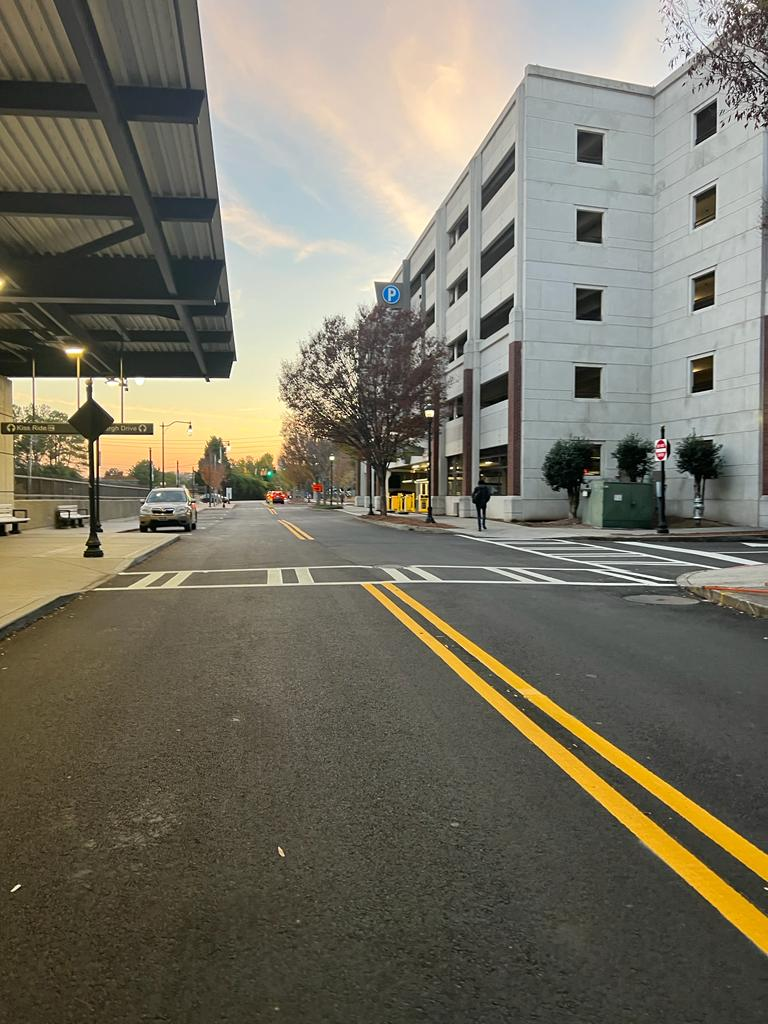
#> input picture assignment2/sample.jpeg, 768 x 1024 px
$ jupyter execute --allow-errors CV_HW_2.ipynb
#> lines starting #> are read from the running program, lines starting #| are printed output that depends on the picture; after the words box and inside, x2 and y2 are one past the last pixel; in counts of white or black regions, pixels touching at a corner belong together
#> further down, frame is the input picture: shape (1024, 768, 3); mean B, G, R 100.6, 115.1, 118.8
[cell 1]
import numpy as np
from scipy import ndimage
import cv2
from PIL import Image
import matplotlib.pyplot as plt
from matplotlib.pyplot import figure

[cell 2]
def gaussian_kernel(size, sigma=10):
    size = int(size) // 2
    x, y = np.mgrid[-size:size+1, -size:size+1]
    normal = 1 / (2.0 * np.pi * sigma**2)
    g =  np.exp(-((x**2 + y**2) / (2.0*sigma**2))) * normal
    return g

[cell 3]
def sobel_filters(img):
    Kx = np.array([[-1, 0, 1], [-2, 0, 2], [-1, 0, 1]], np.float32)
    Ky = np.array([[1, 2, 1], [0, 0, 0], [-1, -2, -1]], np.float32)

    Ix = ndimage.filters.convolve(img, Kx)
    Iy = ndimage.filters.convolve(img, Ky)

    G = np.hypot(Ix, Iy)
    G = G / G.max() * 255
    theta = np.arctan2(Iy, Ix)
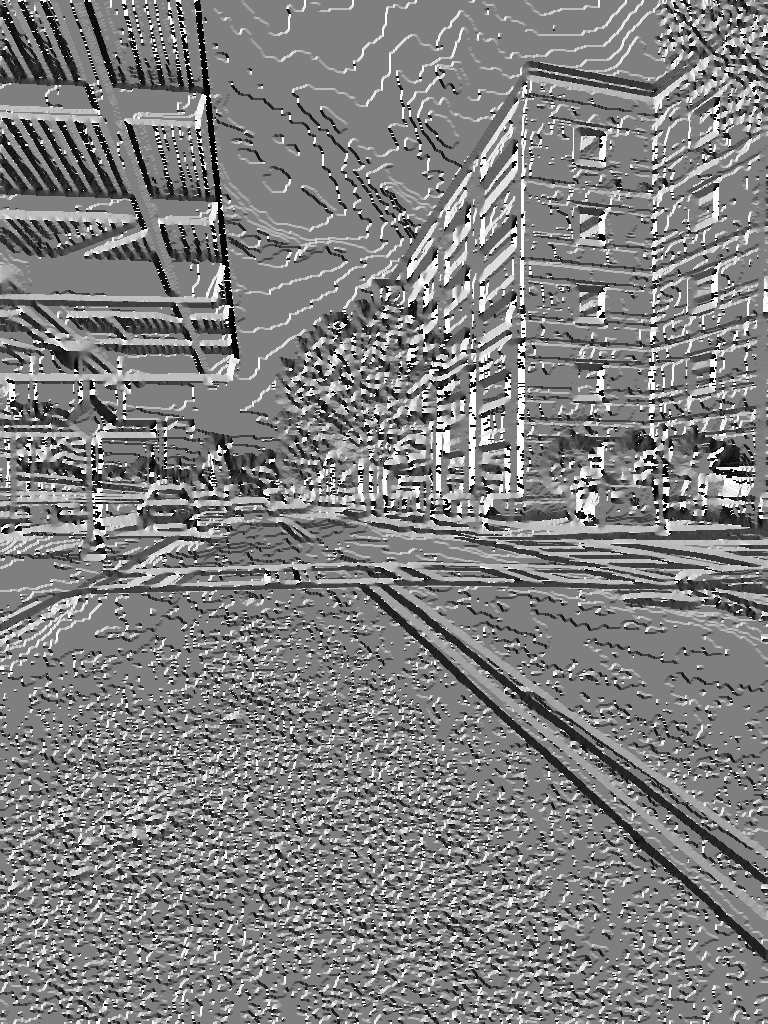
#> theta: shape (1024, 768) float32; min -3.12, max 3.14, mean 0.00527; drawn with min black and max white

    return (G, theta)

[cell 4]
# [6 lines left out: function visualize, not called in this run]

#### Canny Detector

[cell 5]
def Canny_detector(img):
    weak_th = None
    strong_th = None
    # conversion of image to grayscale
    img = cv2.cvtColor(img, cv2.COLOR_BGR2GRAY)

    # Noise reduction step
    g=gaussian_kernel(5,5)

    img= cv2.filter2D(src=img, kernel=g, ddepth=19)

    mag,ang=sobel_filters(img)

    # setting the minimum and maximum thresholds
    # for double thresholding
    mag_max = np.max(mag)
#> mag_max = 255
    if not weak_th:weak_th = mag_max * 0.1
#> weak_th = 25.5
    if not strong_th:strong_th = mag_max * 0.5
#> strong_th = 127.5

    # getting the dimensions of the input image
    height, width = img.shape
#> height = 1024; width = 768

    # Looping through every pixel of the grayscale
    # image
    for i_x in range(width):
        for i_y in range(height):

            grad_ang = ang[i_y, i_x]
            grad_ang = abs(grad_ang-180) if abs(grad_ang)>180 else abs(grad_ang)

            # selecting the neighbours of the target pixel
            # according to the gradient direction
            # In the x axis direction
            if grad_ang<= 22.5:
                neighb_1_x, neighb_1_y = i_x-1, i_y
                neighb_2_x, neighb_2_y = i_x + 1, i_y

            # top right (diagonal-1) direction
            elif grad_ang>22.5 and grad_ang<=(22.5 + 45):
                neighb_1_x, neighb_1_y = i_x-1, i_y-1
                neighb_2_x, neighb_2_y = i_x + 1, i_y + 1

            # In y-axis direction
            elif grad_ang>(22.5 + 45) and grad_ang<=(22.5 + 90):
                neighb_1_x, neighb_1_y = i_x, i_y-1
                neighb_2_x, neighb_2_y = i_x, i_y + 1

            # top left (diagonal-2) direction
            elif grad_ang>(22.5 + 90) and grad_ang<=(22.5 + 135):
                neighb_1_x, neighb_1_y = i_x-1, i_y + 1
                neighb_2_x, neighb_2_y = i_x + 1, i_y-1

            # Now it restarts the cycle
            elif grad_ang>(22.5 + 135) and grad_ang<=(22.5 + 180):
                neighb_1_x, neighb_1_y = i_x-1, i_y
                neighb_2_x, neighb_2_y = i_x + 1, i_y

            # Non-maximum suppression step
            if width>neighb_1_x>= 0 and height>neighb_1_y>= 0:
                if mag[i_y, i_x]<mag[neighb_1_y, neighb_1_x]:
                    mag[i_y, i_x]= 0
                    continue

            if width>neighb_2_x>= 0 and height>neighb_2_y>= 0:
                if mag[i_y, i_x]<mag[neighb_2_y, neighb_2_x]:
                    mag[i_y, i_x]= 0
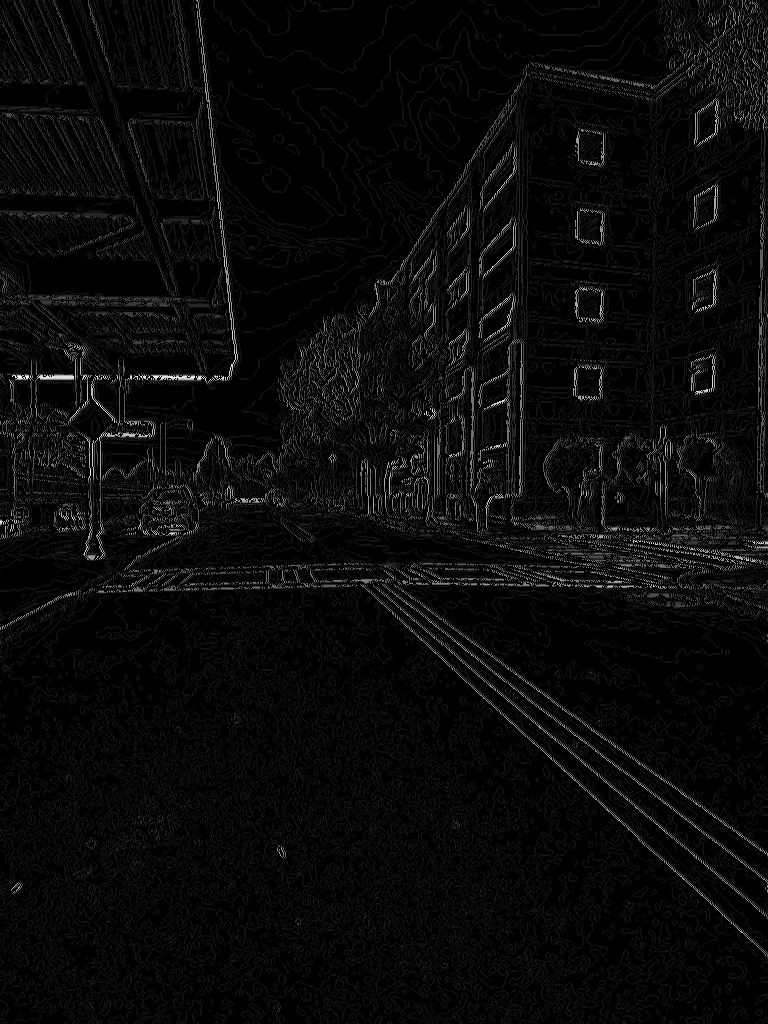
#> mag: shape (1024, 768) float32; min 0, max 255, mean 9.2

    weak_ids = np.zeros_like(img)
    strong_ids = np.zeros_like(img)
    ids = np.zeros_like(img)
    # double thresholding step
    for i_x in range(width):
        for i_y in range(height):

            grad_mag = mag[i_y, i_x]

            if grad_mag<weak_th:
                mag[i_y, i_x]= 0
            elif strong_th>grad_mag>= weak_th:
                ids[i_y, i_x]= 1
            else:
                ids[i_y, i_x]= 2
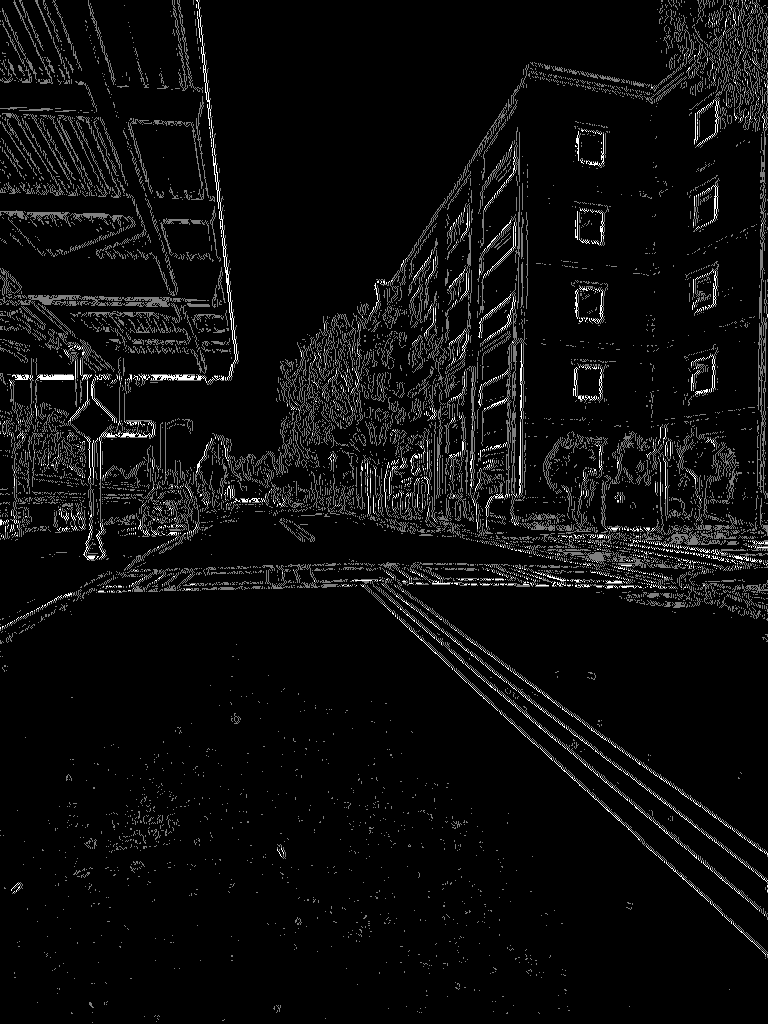
#> ids: shape (1024, 768) int16; min 0, max 2, mean 0.0955; drawn with min black and max white
#> mag: shape (1024, 768) float32; 17.5% of pixels changed, all inside (x1, y1, x2, y2) = (0, 0, 768, 1024)


    # finally returning the magnitude of
    # gradients of edges
    return mag

[cell 6]
frame = cv2.imread('sample.jpeg')
canny_img = Canny_detector(frame)

plt.imshow(cv2.cvtColor(frame, cv2.COLOR_BGR2RGB))

[cell 7]
plt.imshow(canny_img,cmap='gray')

[cell 8]
cv2.imwrite("canny_img.jpeg",canny_img)
#> Out = True

### Harris Edge Detection

[cell 9]
image = frame
operatedImage = cv2.cvtColor(image, cv2.COLOR_BGR2GRAY)
operatedImage = np.float32(operatedImage)
dest = cv2.cornerHarris(operatedImage, 2, 3, 0.07)
dest = cv2.dilate(dest,gaussian_kernel(5,5))
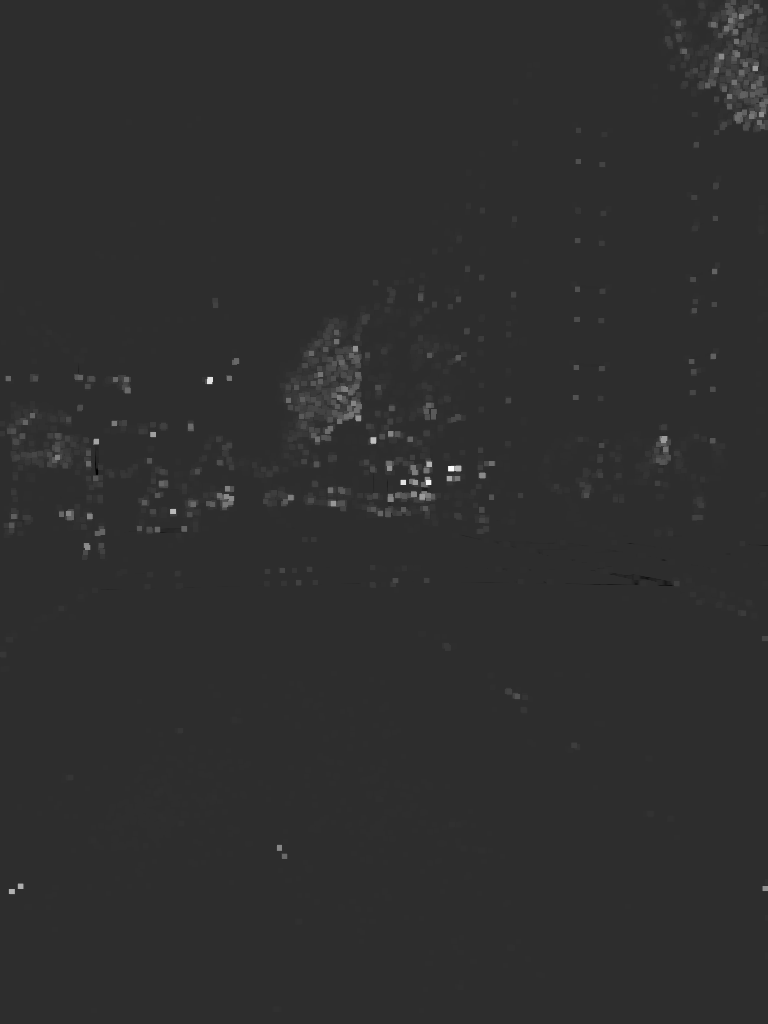
#> dest: shape (1024, 768) float32; min -31587340, max 144004128, mean 741506.4; drawn with min black and max white
image[dest > 0.01 * dest.max()]=[0, 0, 255]
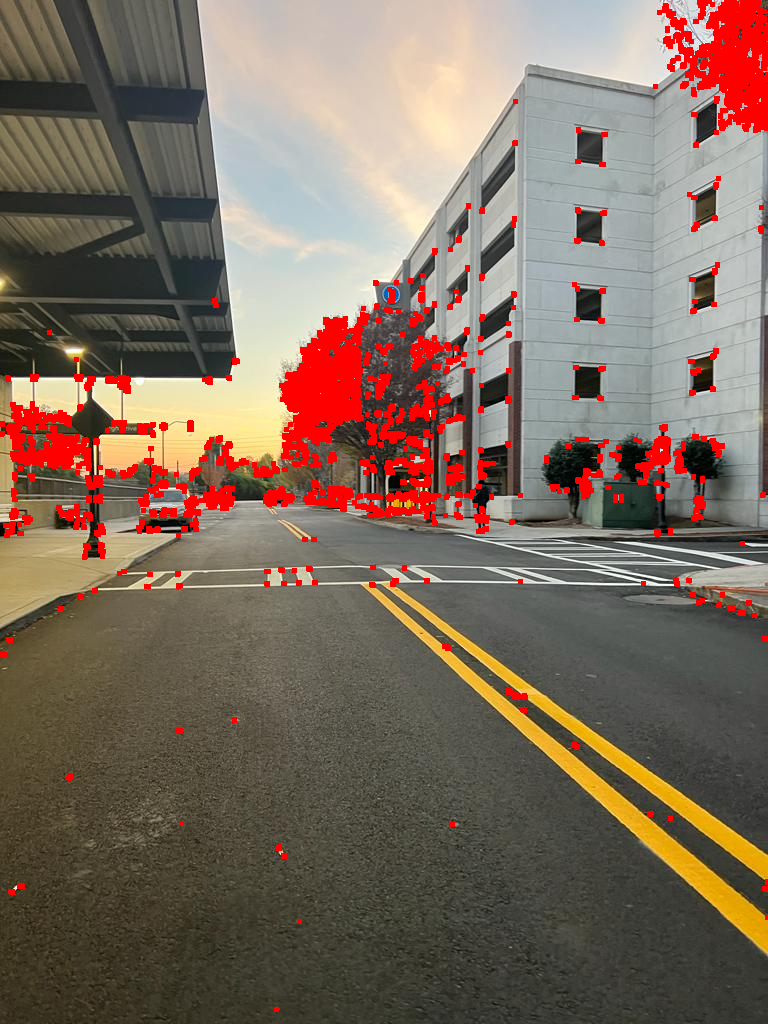
#> image: shape (1024, 768, 3); 5.65% of pixels changed, all inside (x1, y1, x2, y2) = (0, 0, 768, 1012)
plt.imshow(cv2.cvtColor(image, cv2.COLOR_BGR2RGB))
if cv2.waitKey(0) & 0xff == 27:
#> (key Esc is pressed here)
    cv2.destroyAllWindows()
image

[cell 10]
cv2.imwrite("corner_image.jpeg",image)
#> Out = True

[cell 11]
canny_img

[cell 12]
def integral_image(image, *, dtype=None):
    if dtype is None and image.real.dtype.kind == 'f':
        dtype = np.promote_types(image.dtype, np.float64)

    S = image
    for i in range(image.ndim):
        S = S.cumsum(axis=i, dtype=dtype)
    return S


# [36 lines left out: function integrate, not called in this run]

[cell 13]
frame = cv2.imread('sample.jpeg')
frame = cv2.cvtColor(frame, cv2.COLOR_BGR2RGB)
frame= cv2.copyMakeBorder(frame, 50, 50, 50, 50, cv2.BORDER_CONSTANT, (0,0,0))
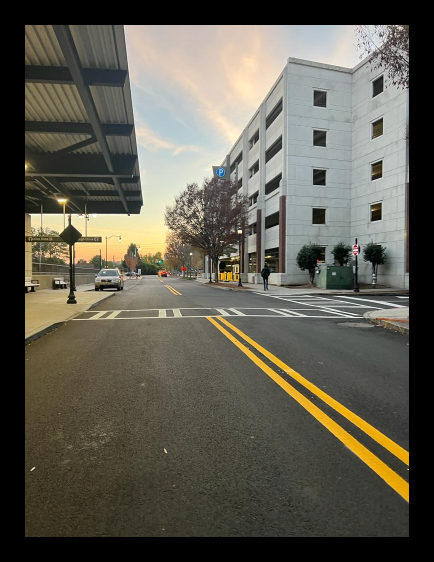
#> frame: shape (1124, 868, 3) (shown at 1/2 size); mean R, G, B 95.7, 92.8, 81.1
frame=integral_image(frame)
#> the loop in integral_image, `for i in range(image.ndim):` made 3 passes
#> pass 3, in integral_image, `S = S.cumsum(axis=i, dtype=dtype)`:
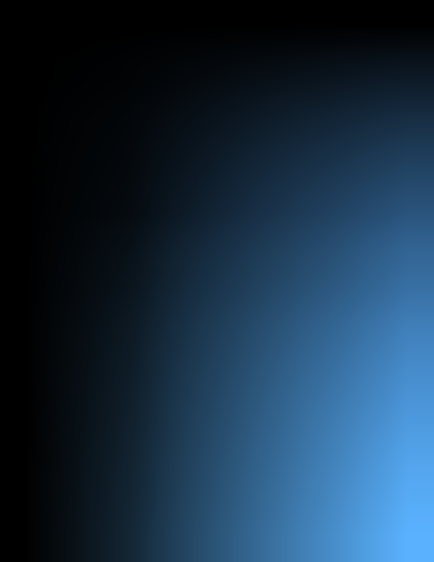
#> S: shape (1124, 868, 3) uint64 (shown at 1/2 size); mean R, G, B 25530240.8, 50174171.3, 71945024.9; drawn with min black and max white
frame = frame/np.amax(frame)
frame = np.clip(frame, 0,200)
plt.imshow(frame)

$ run again, with assignment2/panaroma.jpg copied over assignment2/sample.jpeg
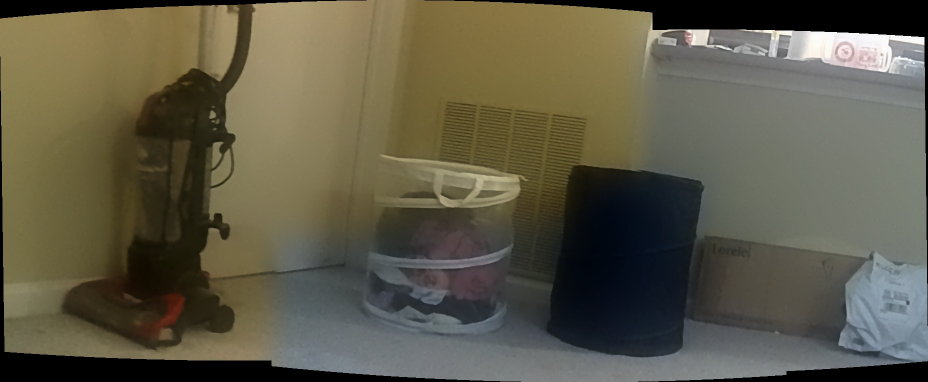
#> input picture assignment2/panaroma.jpg, 1856 x 764 px (shown at 1/2 size)
#> frame is the input picture: shape (764, 1856, 3); mean B, G, R 72, 90, 94
#> mag_max = 255
#> weak_th = 25.5
#> strong_th = 127.5
#> after the loop in Canny_detector, `for i_x in range(width):`:
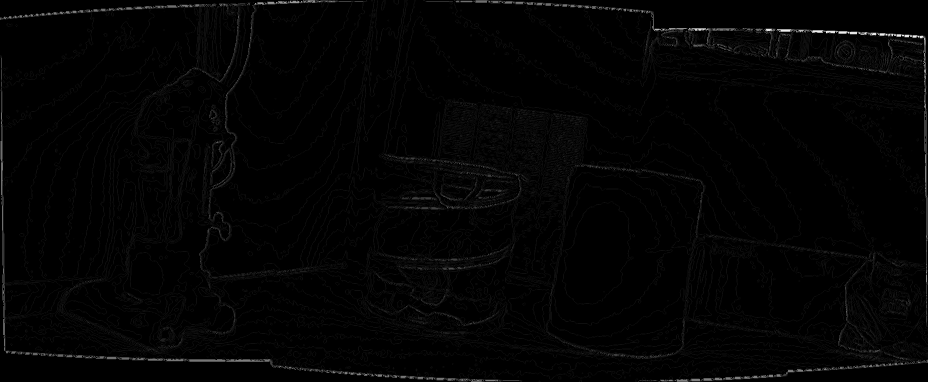
#> mag: shape (764, 1856) float32 (shown at 1/2 size); min 0, max 255, mean 3.5
#> `cv2.imwrite("canny_img.jpeg",canny_img)`: Out = True
#> image: shape (764, 1856, 3); 0.05% of pixels changed, all inside (x1, y1, x2, y2) = (0, 0, 1856, 764)
#> the loop in integral_image, `for i in range(image.ndim):` made 3 passes
#> pass 3, in integral_image, `S = S.cumsum(axis=i, dtype=dtype)`:
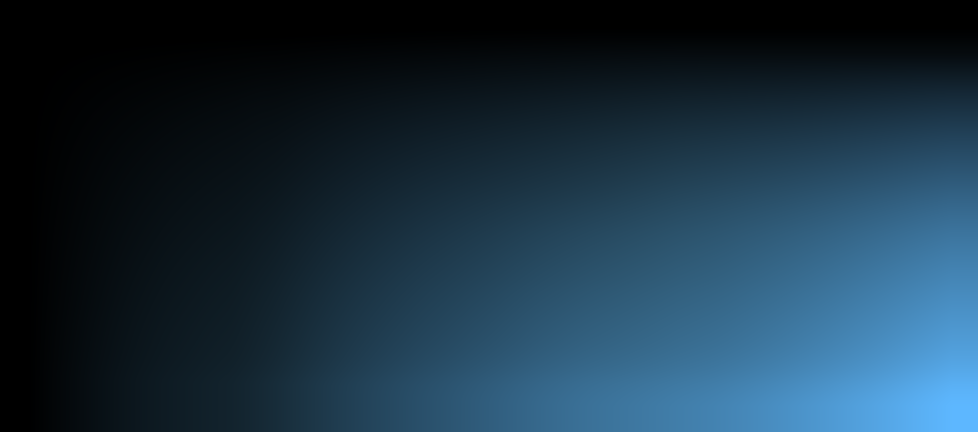
#> S: shape (864, 1956, 3) uint64 (shown at 1/2 size); mean R, G, B 37026213.8, 70849972.8, 94302352.4; drawn with min black and max white
